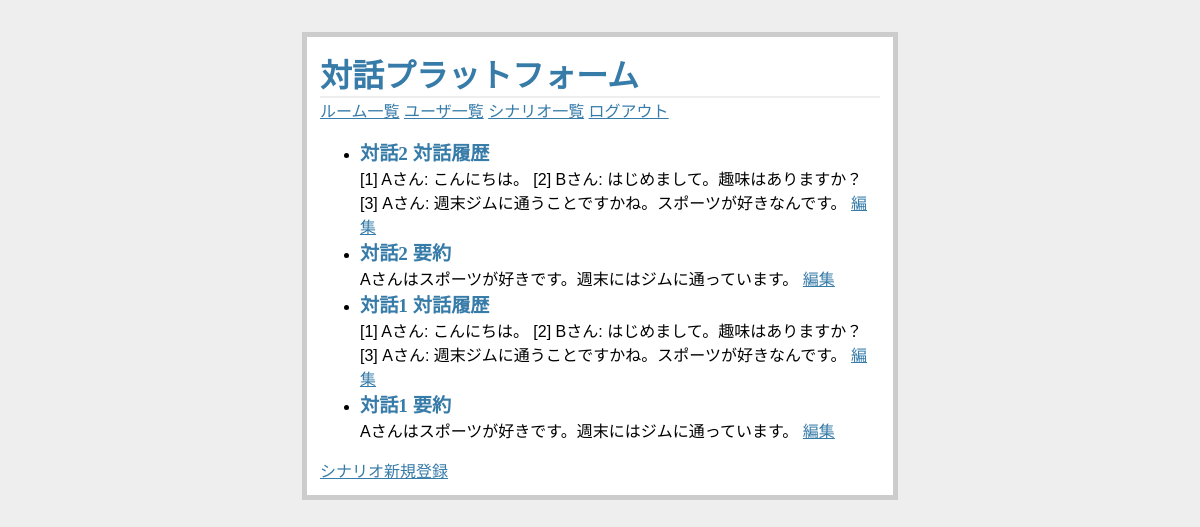
Screenshot of /scenarios/ (signed in) with the database file from the repository.
### flaskr/models/scenario.py (models this page shows, shortened)
class Scenario(db.Model):
    __tablename__ = "scenarios"
    id    = db.Column("id",    db.Integer,      primary_key=True)
    title = db.Column("title", db.String(100),  nullable=False, unique=True)
    text  = db.Column("text",  db.String(5000), nullable=False)

### flaskr/views/scenarios.py (the view)
@bp.route("/")
@admin_required
def index():
    scenarios = Scenario.query.order_by(Scenario.id.desc()).all()
    return render_template("scenarios/index.html", scenarios=scenarios)

### flaskr/models/user.py (called while the page is built)
    def is_admin(self):
        return self.role == Role.ADMIN

### flaskr/views/__init__.py (called while the page is built)
def admin_required(f):
    @wraps(f)
    def decorated_view(*args, **kwargs):
        if g.user is None:
            return redirect(url_for("auth.login", next=request.path))
        if not g.user.is_admin():
            return redirect(url_for("index.root"))
        return f(*args, **kwargs)
    return decorated_view

def load_user():
    user_id = session.get("user_id")
    if user_id is None:
        g.user = None
    else:
        g.user = User.query.get(session["user_id"])

### flaskr/templates/scenarios/index.html
{% extends "layout.html" %}
{% block body %}
  <ul class=scenarios>
  {% for scenario in scenarios %}
    <li>
      <h2>{{ scenario.title }}</h2>
      {{ scenario.text }}
      {% if g.user.is_admin() %}
        <a href="{{ url_for('scenarios.edit', scenario_id=scenario.id) }}">編集</a>
      {% endif %}
    </li>
  {% else %}
    <li><em>シナリオがありません。</em>
  {% endfor %}
  </ul>
  {% if g.user.is_admin() %}
    <a href="{{ url_for('scenarios.create') }}">シナリオ新規登録</a>
  {% endif %}
{% endblock %}

### flaskr/static/style.css (style rules this page uses)
a, h1, h2 { color: #377ba8; }
h1, h2 { font-family: 'Georgia', serif; margin: 0; }
h2 { font-size: 1.2em; }

### rows the page displays
Scenario: title "対話2 対話履歴", text "[1] Aさん: こんにちは。 [2] Bさん: はじめまして。趣味はありますか？ [3] Aさん: 週末ジムに通うことですかね。スポーツが好きなんです。"
Scenario: title "対話2 要約", text "Aさんはスポーツが好きです。週末にはジムに通っています。"
Scenario: title "対話1 対話履歴", text "[1] Aさん: こんにちは。 [2] Bさん: はじめまして。趣味はありますか？ [3] Aさん: 週末ジムに通うことですかね。スポーツが好きなんです。"
Scenario: title "対話1 要約", text "Aさんはスポーツが好きです。週末にはジムに通っています。"
